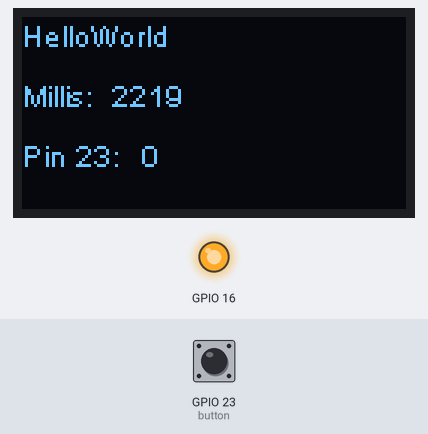
Simulated run of this sketch. Board: ESP32. Parts: 128×64 one-colour display, output pins drawn as LEDs (lit = HIGH). The inputs (shaded band) are chosen by the test bench; at power-on: GPIO 23 (button) LOW. What the sketch prints to the serial monitor is not drawn.

Above: at 2.27 s.
2.3 s: GPIO 23 (button) pulled HIGH for 0.15 s
At 2.39 s:
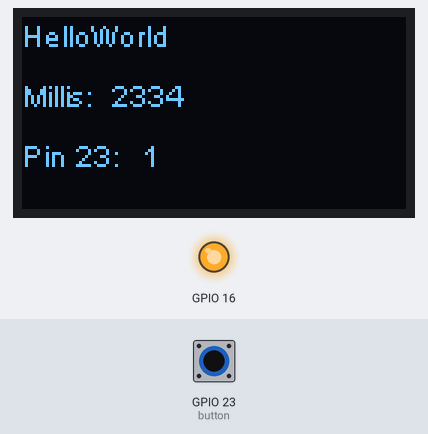
3.0 s: GPIO 23 (button) pulled HIGH for 1 s
At 3.07 s:
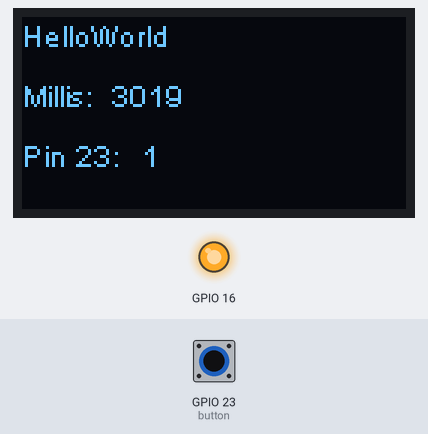
4.6 s: GPIO 23 (button) pulled HIGH for 0.15 s
At 4.67 s:
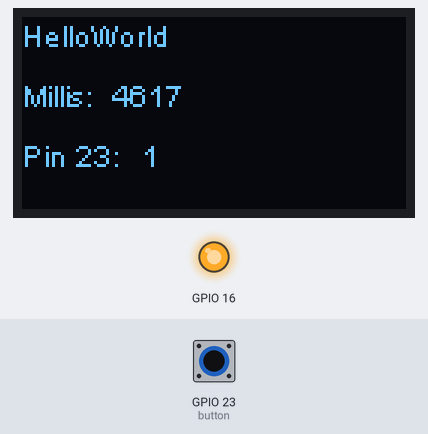
5.3 s: GPIO 23 (button) pulled HIGH for 1 s
At 5.35 s:
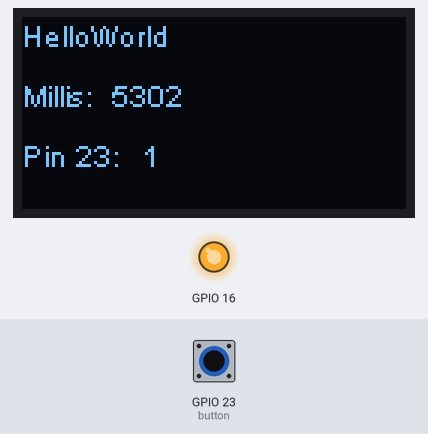
Timing chart, 0 to 7.9 s (numbered marks = the images above; inputs shaded):
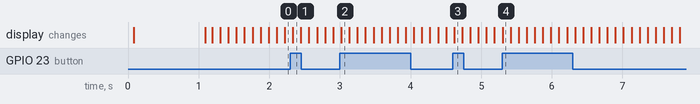

The sketch:

TTGO_Basic_Display.ino
```cpp
#include "Wire.h"
#include "SSD1306.h"

SSD1306 display(0x3c, 4, 15);


void setup() {
  // put your setup code here, to run once:
  Serial.begin(115200);
  Serial.println("Serial Init OK");

  pinMode(16, OUTPUT);
  digitalWrite(16, LOW);
  delay(50);
  digitalWrite(16, HIGH);


  display.init();
  display.drawString(0, 0, "Display Init OK");
  display.display();
  delay(1000);
}
void loop() {
  // put your main code here, to run repeatedly:
  Serial.println(millis());
  Serial.println(digitalRead(23));
  display.clear();
  display.drawString(0, 0, "HelloWorld");
  display.drawString(0, 20, "Millis:");
  display.drawString(30, 20, String(millis()));
  display.drawString(0, 40, "Pin 23:");
  display.drawString(40, 40, String(digitalRead(23))); //Connect 23 to a button to interact
  display.display();
  delay(100);
}
```
